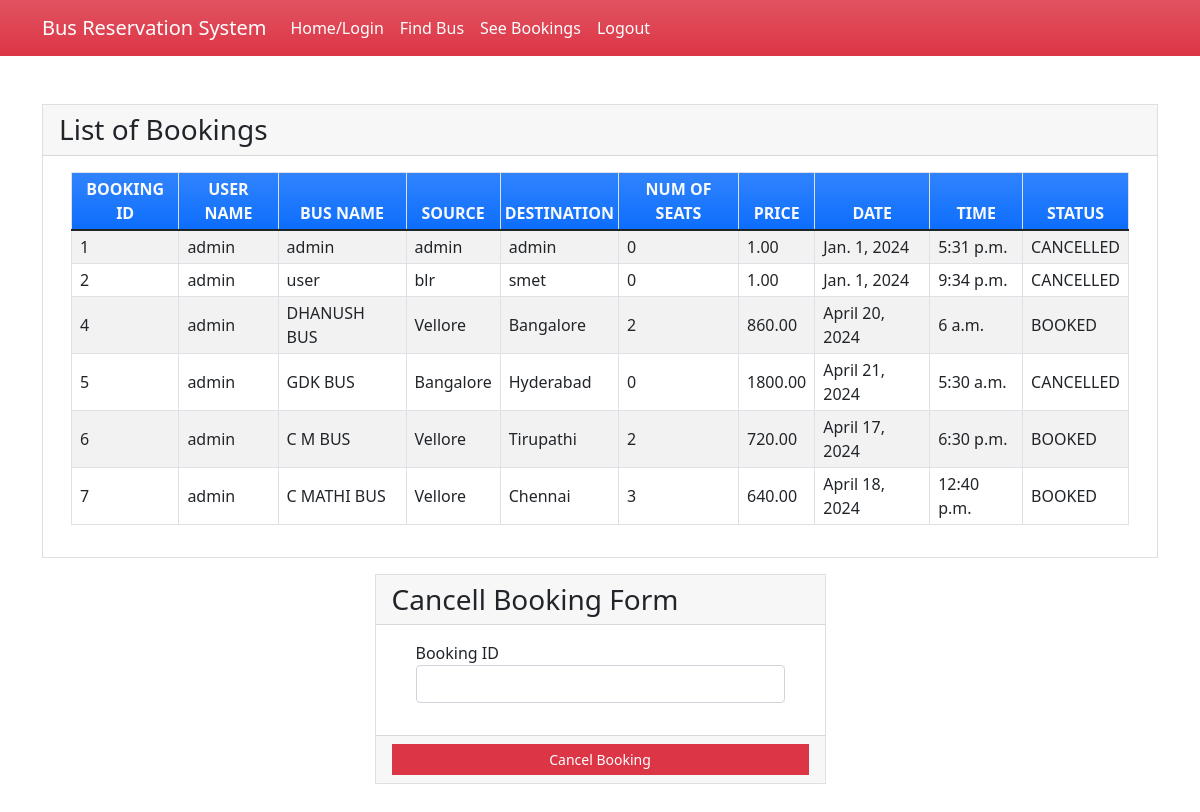
/seebookings (signed in), run on the app's committed database.
### myapp/models.py (models this page shows, shortened)
class Book(models.Model):
    BOOKED = 'B'
    CANCELLED = 'C'
    TICKET_STATUSES = ((BOOKED, 'Booked'),
                       (CANCELLED, 'Cancelled'),)
    email = models.EmailField()
    name = models.CharField(max_length=30)
    userid =models.DecimalField(decimal_places=0, max_digits=2)
    busid=models.DecimalField(decimal_places=0, max_digits=2)
    bus_name = models.CharField(max_length=30)
    source = models.CharField(max_length=30)
    dest = models.CharField(max_length=30)
    nos = models.DecimalField(decimal_places=0, max_digits=2)
    price = models.DecimalField(decimal_places=2, max_digits=6)
    date = models.DateField()
    time = models.TimeField()
    status = models.CharField(choices=TICKET_STATUSES, default=BOOKED, max_length=2)
    class Meta:
        verbose_name_plural = "List of Books"

### myapp/views.py (the view)
# urls.py: path('seebookings', views.seebookings, name="seebookings"),
@login_required(login_url='signin')
def seebookings(request,new={}):
    context = {}
    id_r = request.user.id
    book_list = Book.objects.filter(userid=id_r)
    if book_list:
        return render(request, 'myapp/booklist.html', locals())
    else:
        context["error"] = "Sorry no buses booked"
        return render(request, 'myapp/findbus.html', context)

### myapp/templates/myapp/booklist.html (shortened to what this page needs)
{% extends 'myapp/base.html' %} {% block content %}
<div class="container my-5">
    <div class="card rounded-0">
        <div class="card-header">
            <div class="card-title h3 mb-0">List of Bookings</div>
        </div>
        <div class="card-body">
            <div class="container-fluid">
                <table class="table table-bordered table-striped">
                    <thead>
                        <tr class="bg-gradient bg-primary text-light">
                            <th class="p-1 text-center">BOOKING ID</th>
                            <th class="p-1 text-center">USER NAME</th>
                            <th class="p-1 text-center">BUS NAME</th>
                            <th class="p-1 text-center">SOURCE</th>
                            <th class="p-1 text-center">DESTINATION</th>
                            <th class="p-1 text-center">NUM OF SEATS</th>
                            <th class="p-1 text-center">PRICE</th>
                            <th class="p-1 text-center">DATE</th>
                            <th class="p-1 text-center">TIME</th>
                            <th class="p-1 text-center">STATUS</th>
                        </tr>
                    </thead>
                    {% for row in book_list %}
                    <tr>
                        <td class="px-2 py-1 align-middle">{{row.id}}</td>
                        <td class="px-2 py-1 align-middle">{{row.name}}</td>
                        <td class="px-2 py-1 align-middle">{{row.bus_name}}</td>
                        <td class="px-2 py-1 align-middle">{{row.source}}</td>
                        <td class="px-2 py-1 align-middle">{{row.dest}}</td>
                        <td class="px-2 py-1 align-middle">{{row.nos}}</td>
                        <td class="px-2 py-1 align-middle">{{row.price}}</td>
                        <td class="px-2 py-1 align-middle">{{row.date}}</td>
                        <td class="px-2 py-1 align-middle">{{row.time}}</td>
                        <td class="px-2 py-1 align-middle">{{row.status}}</td>
                    </tr>
                    {% endfor %}
                </table>
            </div>
        </div>
    </div>
    <div class="row mt-3 justify-content-center">
        <div class="col-lg-5 col-md-7 col-sm-10 col-xs-12">
            <div class="card rounded-0">
                <div class="card-header">
                    <div class="card-title h3 mb-0">Cancell Booking Form</div>
                </div>
                <div class="card-body">
                    <div class="container-fluid">
                        <form action="{% url 'cancellings' %}" method="post" id="cancel-form">
                            <div class="mb-3">
                                <label for="bus_id" class="control-label">Booking ID</label>
                                <input name='bus_id' class="form-control" type="number" id="bus_id">
                            </div>
                        </form>
                    </div>
                </div>
                <div class="card-footer text-center">
                    <button class="btn btn-sm rounded-0 btn-danger w-100" form="cancel-form">Cancel Booking</button>
                </div>
            </div>
        </div>
    </div>
</div>
{% endblock %}

### myapp/templates/myapp/base.html (shortened to what this page needs)
<!doctype html>
<html lang="en">
<head>
    <link rel="stylesheet" href="https://cdn.jsdelivr.net/npm/bootstrap@5.1.3/dist/css/bootstrap.min.css">
</head>
<body>
<nav class="navbar navbar-expand-lg navbar-light bg-gradient bg-danger">
    <div class="container">
            <a class="navbar-brand" href="#" style="color: white;">Bus Reservation System</a>
        <div class="collapse navbar-collapse" id="navbarNavAltMarkup">
            <div class="navbar-nav" >
                <a class="nav-item nav-link active" href="{% url 'home' %}" style="color: white;">Home/Login</a>
                <a class="nav-item nav-link" href="{% url 'findbus' %}" style="color: white;">Find Bus</a>
                <a class="nav-item nav-link" href="{% url 'seebookings' %}" style="color: white;">See Bookings</a>
                {% if request.user.is_active %}
                <a class="nav-item nav-link " href="{% url 'signout' %}" style="color: white;">Logout</a>
                {% else %}
                <a class="nav-item nav-link " href="{% url 'signup' %}" style="color: white;">Registration</a>
                {% endif %}
            </div>
        </div>
    </div>
</nav>
{% block content %}
{% endblock %}
</body>
</html>

### myapp/templates/myapp/base.html (style rules this page uses)
body { background-image: url(https://i.pinimg.com/originals/e9/37/b4/e937b41e96b2270eefdc7c2831307452.png); background-repeat: no-repeat; background-size: cover; }

### data on the page
Book: id "1", name "admin", bus_name "admin", source "admin", dest "admin", nos "0", price "1.00", date "Jan. 1, 2024", time "5:31 p.m.", status "CANCELLED"
Book: id "2", name "admin", bus_name "user", source "blr", dest "smet", nos "0", price "1.00", date "Jan. 1, 2024", time "9:34 p.m.", status "CANCELLED"
Book: id "4", name "admin", bus_name "DHANUSH BUS", source "Vellore", dest "Bangalore", nos "2", price "860.00", date "April 20, 2024", time "6 a.m.", status "BOOKED"
Book: id "5", name "admin", bus_name "GDK BUS", source "Bangalore", dest "Hyderabad", nos "0", price "1800.00", date "April 21, 2024", time "5:30 a.m.", status "CANCELLED"
Book: id "6", name "admin", bus_name "C M BUS", source "Vellore", dest "Tirupathi", nos "2", price "720.00", date "April 17, 2024", time "6:30 p.m.", status "BOOKED"
Book: id "7", name "admin", bus_name "C MATHI BUS", source "Vellore", dest "Chennai", nos "3", price "640.00", date "April 18, 2024", time "12:40 p.m.", status "BOOKED"
